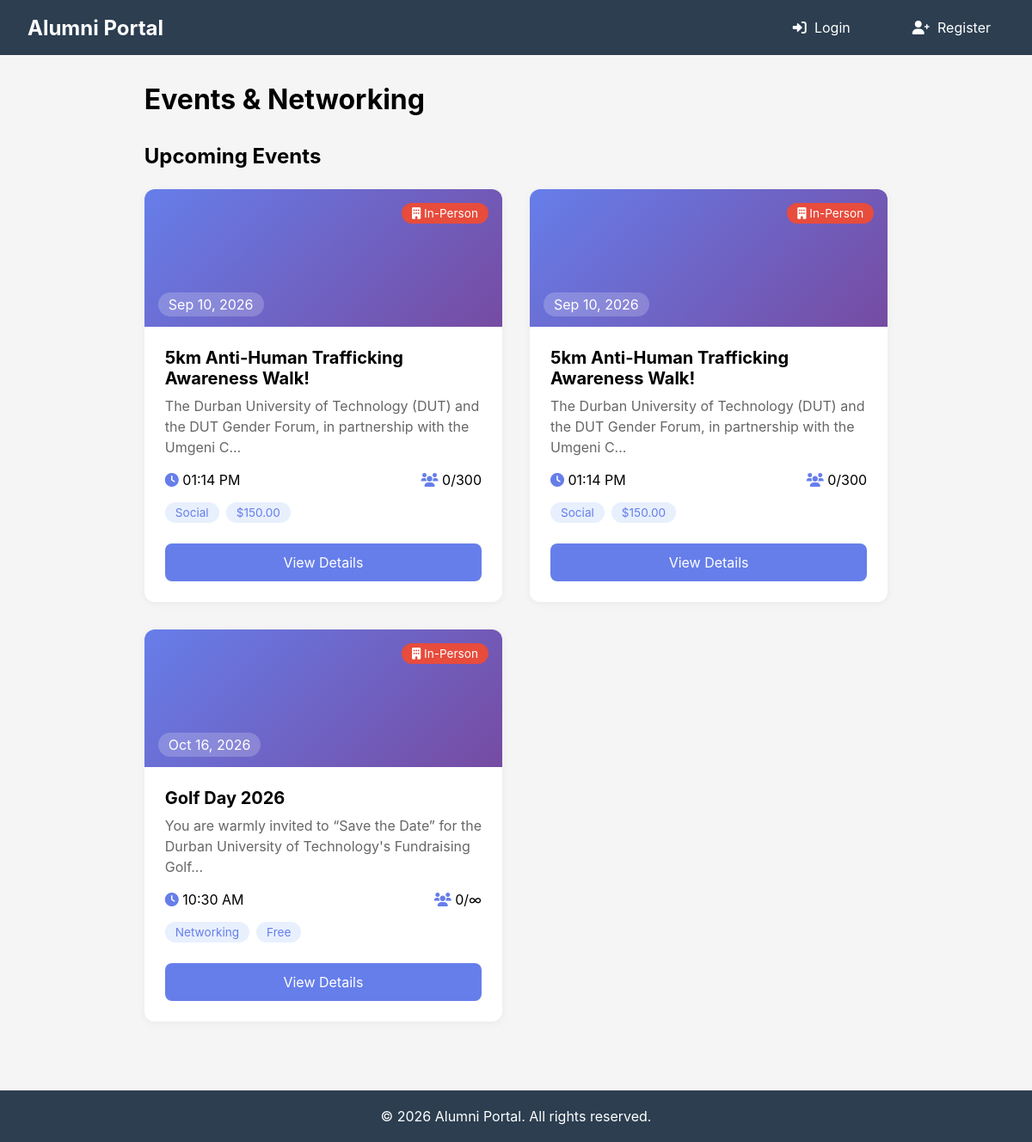
Screenshot of /events/ with the database file from the repository.
### app/models/user.py (models this page shows, shortened)
class Event(db.Model):
    __tablename__ = 'events'
    id = db.Column(db.Integer, primary_key=True)
    title = db.Column(db.String(200), nullable=False)
    description = db.Column(db.Text, nullable=False)
    event_type = db.Column(db.String(50), nullable=False)  # webinar, workshop, networking, social, etc.
    event_mode = db.Column(db.String(20), nullable=False)  # online, in-person, hybrid
    start_date = db.Column(db.DateTime, nullable=False)
    end_date = db.Column(db.DateTime, nullable=False)
    registration_deadline = db.Column(db.DateTime, nullable=True)
    location = db.Column(db.String(200), nullable=True)
    online_link = db.Column(db.String(500), nullable=True)  # Zoom/Teams link for online events
    organizer_id = db.Column(db.Integer, db.ForeignKey('users.id', ondelete='SET NULL'))
    organizer = db.relationship('User', backref='organized_events', foreign_keys=[organizer_id])
    capacity = db.Column(db.Integer, nullable=True)  # Maximum attendees (None = unlimited)
    price = db.Column(db.Float, default=0.0)  # 0.0 for free events
    image_url = db.Column(db.String(500), nullable=True)
    is_published = db.Column(db.Boolean, default=False)
    is_featured = db.Column(db.Boolean, default=False)
    status = db.Column(db.String(20), default='upcoming')  # upcoming, ongoing, completed, cancelled
    created_at = db.Column(db.DateTime, default=datetime.utcnow)
    updated_at = db.Column(db.DateTime, default=datetime.utcnow, onupdate=datetime.utcnow)
    attendees = db.relationship('EventRegistration', backref='event', lazy=True, cascade='all, delete-orphan')
    @property
    def registered_count(self):
        return len([r for r in self.attendees if r.status == 'registered'])

### app/routes/events_routes.py (the view)
@events_bp.route("/")
def list_events():
    user = get_current_user()
    upcoming_events = Event.query.filter(
        Event.start_date > datetime.utcnow(),
        Event.is_published == True
    ).order_by(Event.start_date).all()
    past_events = Event.query.filter(
        Event.start_date <= datetime.utcnow(),
        Event.is_published == True
    ).order_by(Event.start_date.desc()).limit(10).all()
    return render_template("events/list.html",
                         user=user,
                         upcoming_events=upcoming_events,
                         past_events=past_events)

### app/routes/events_routes.py (called while the page is built)
def get_current_user():
    if 'user_id' in session:
        return User.query.get(session['user_id'])
    return None

### app/templates/events/list.html (shortened to what this page needs)
{% extends "base.html" %}
{% block content %}
<div style="max-width: 1200px; margin: 2rem auto; padding: 0 2rem;">
    <div style="display: flex; justify-content: space-between; align-items: center; margin-bottom: 2rem;">
        <h1 style="font-size: 2rem;">Events & Networking</h1>
    </div>
    <h2 style="margin-bottom: 1.5rem;">Upcoming Events</h2>
    <div style="display: grid; grid-template-columns: repeat(auto-fill, minmax(350px, 1fr)); gap: 2rem; margin-bottom: 3rem;">
        {% for event in upcoming_events %}
        <div style="background: white; border-radius: 12px; overflow: hidden; box-shadow: 0 2px 10px rgba(0,0,0,0.05); transition: transform 0.3s, box-shadow 0.3s;"
             onmouseover="this.style.transform='translateY(-5px)'; this.style.boxShadow='0 5px 20px rgba(0,0,0,0.1)'"
             onmouseout="this.style.transform='translateY(0)'; this.style.boxShadow='0 2px 10px rgba(0,0,0,0.05)'">
            <div style="height: 160px; background: linear-gradient(135deg, #667eea 0%, #764ba2 100%); position: relative;">
                {% if event.event_mode == 'online' %}
                <div style="position: absolute; top: 1rem; right: 1rem; background: #27ae60; color: white; padding: 0.25rem 0.75rem; border-radius: 20px; font-size: 0.85rem;">
                    <i class="fas fa-video"></i> Online
                </div>
                {% elif event.event_mode == 'in-person' %}
                <div style="position: absolute; top: 1rem; right: 1rem; background: #e74c3c; color: white; padding: 0.25rem 0.75rem; border-radius: 20px; font-size: 0.85rem;">
                    <i class="fas fa-building"></i> In-Person
                </div>
                {% else %}
                <div style="position: absolute; top: 1rem; right: 1rem; background: #f39c12; color: white; padding: 0.25rem 0.75rem; border-radius: 20px; font-size: 0.85rem;">
                    <i class="fas fa-globe"></i> Hybrid
                </div>
                {% endif %}
                <div style="position: absolute; bottom: 1rem; left: 1rem; color: white;">
                    <span style="background: rgba(255,255,255,0.2); padding: 0.25rem 0.75rem; border-radius: 20px;">
                        {{ event.start_date.strftime('%b %d, %Y') }}
                    </span>
                </div>
            </div>
            <div style="padding: 1.5rem;">
                <h3 style="margin-bottom: 0.5rem; font-size: 1.25rem;">{{ event.title }}</h3>
                <p style="color: #666; margin-bottom: 1rem; line-height: 1.5;">{{ event.description[:100] }}{% if event.description|length > 100 %}...{% endif %}</p>
                <div style="display: flex; justify-content: space-between; align-items: center; margin-bottom: 1rem;">
                    <span><i class="fas fa-clock" style="color: #667eea;"></i> {{ event.start_date.strftime('%I:%M %p') }}</span>
                    <span><i class="fas fa-users" style="color: #667eea;"></i> {{ event.registered_count }}/{% if event.capacity %}{{ event.capacity }}{% else %}∞{% endif %}</span>
                </div>
                <div style="display: flex; gap: 0.5rem; margin-bottom: 1.5rem;">
                    <span style="background: #e8f0fe; color: #667eea; padding: 0.25rem 0.75rem; border-radius: 20px; font-size: 0.85rem;">
                        {{ event.event_type|title }}
                    </span>
                    <span style="background: #e8f0fe; color: #667eea; padding: 0.25rem 0.75rem; border-radius: 20px; font-size: 0.85rem;">
                        {% if event.price == 0 %}Free{% else %}${{ "%.2f"|format(event.price) }}{% endif %}
                    </span>
                </div>
                <a href="{{ url_for('events.view_event', event_id=event.id) }}" style="display: block; text-align: center; padding: 0.75rem; background: #667eea; color: white; border-radius: 8px; text-decoration: none; transition: background 0.3s;"
                   onmouseover="this.style.background='#764ba2'" onmouseout="this.style.background='#667eea'">
                    View Details
                </a>
            </div>
        </div>
        {% endfor %}
    </div>
</div>
{% endblock %}

### app/templates/base.html (style rules this page uses)
* { margin: 0; padding: 0; box-sizing: border-box; }
body { font-family: -apple-system, BlinkMacSystemFont, 'Segoe UI', Roboto, Oxygen, Ubuntu, sans-serif; background: #f5f5f5; min-height: 100vh; display: flex; flex-direction: column; }

### rows the page displays
Event: event_mode "in-person" (drawn), start_date "Sep 10, 2026", title "5km Anti-Human Trafficking Awareness Walk!", description "The Durban University of Technology (DUT) and the DUT Gender Forum, in partnership with the Umgeni C", start_date "01:14 PM", registered_count "0", capacity "300", event_type "Social", price "150.00"
Event: event_mode "in-person" (drawn), start_date "Sep 10, 2026", title "5km Anti-Human Trafficking Awareness Walk!", description "The Durban University of Technology (DUT) and the DUT Gender Forum, in partnership with the Umgeni C", start_date "01:14 PM", registered_count "0", capacity "300", event_type "Social", price "150.00"
Event: event_mode "in-person" (drawn), start_date "Oct 16, 2026", title "Golf Day 2026", description "You are warmly invited to “Save the Date” for the Durban University of Technology's Fundraising Golf", start_date "10:30 AM", registered_count "0", event_type "Networking", price "Free"
